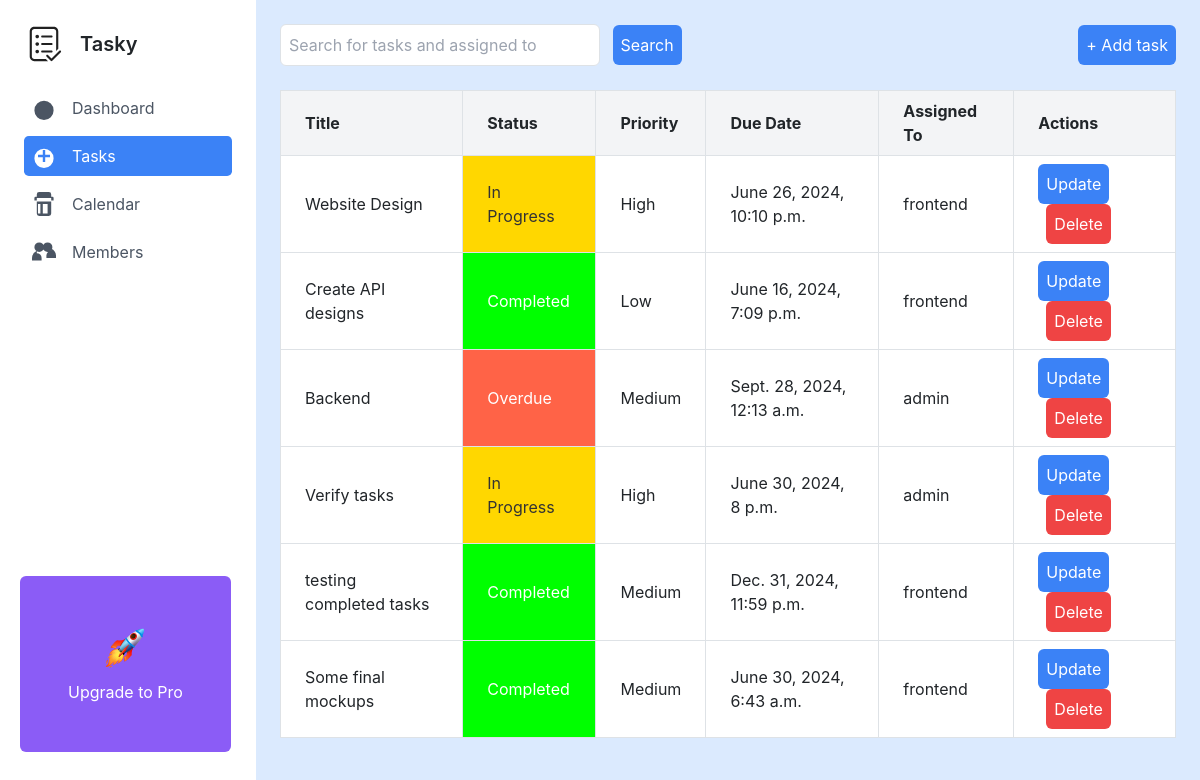
The page /dashboard/tasks (signed in) on the database as committed earlier.
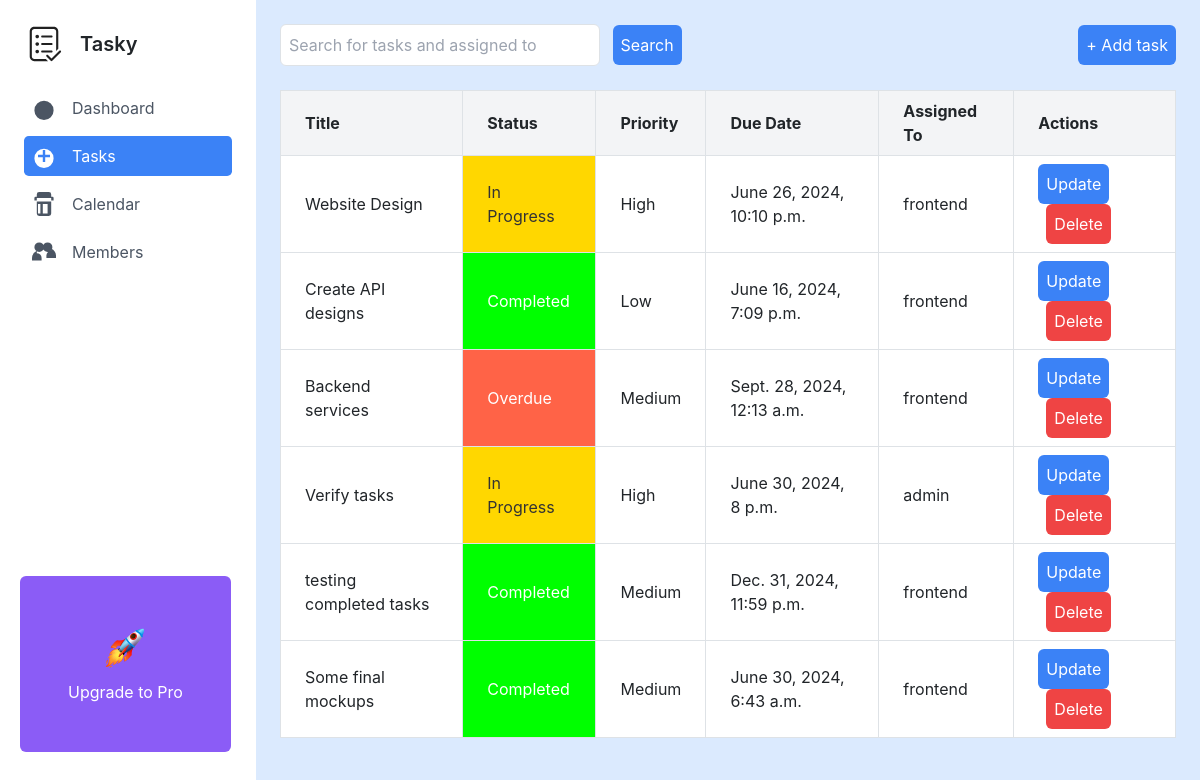
The same page on the database as committed later.
### dashboard/models.py (models this page shows, shortened)
class Task(models.Model):
    STATUS_CHOICES = [
        ('In Progress', 'In Progress'),
        ('Completed', 'Completed'),
        ('Overdue', 'Overdue'),
    ]
    PRIORITY_CHOICES = [
        ('Low', 'Low'),
        ('Medium', 'Medium'),
        ('High', 'High'),
    ]
    title = models.CharField(max_length=255)
    description = models.TextField()
    status = models.CharField(max_length=20, choices=STATUS_CHOICES)
    priority = models.CharField(max_length=20, choices=PRIORITY_CHOICES)
    due_date = models.DateTimeField()
    category = models.CharField(max_length=100)
    assigned_to = models.ForeignKey(User, on_delete=models.CASCADE)

### templates/tasks/views.py (the view)
# urls.py: path('tasks', task_list, name='tasks'),
@login_required
def task_list(request):
    tasks = Task.objects.all()
    users = User.objects.all()
    query = request.GET.get('q')
    if query:
        tasks = tasks.filter(
            Q(title__icontains=query) |
            Q(assigned_to__username=query)
        )
    context = {
        'tasks': tasks,
        'users': users,
    }
    return render(request, 'tasks/index.html', context)

### templates/tasks/index.html (shortened to what this page needs)
<!DOCTYPE html>
<html lang="en">
<head>
    <link href="https://cdn.jsdelivr.net/npm/tailwindcss@2.2.19/dist/tailwind.min.css" rel="stylesheet">
    <link href="https://stackpath.bootstrapcdn.com/bootstrap/4.5.2/css/bootstrap.min.css" rel="stylesheet">
</head>
<body class="bg-blue-100">
    <div class="flex flex-col md:flex-row min-h-screen">
        {% include 'includes/sidebar.html' %}
        <main class="flex-1 p-6">
            <header class="flex items-center justify-between mb-6">
                <div class="flex items-center">
                    <form action="{% url 'tasks' %}" method="GET">
                        <input type="text" name="q" id="q" placeholder="Search for tasks and assigned to" class="w-80 p-2 border rounded-md" value="{{ request.GET.q }}">
                        <button type="submit" class="ml-2 p-2 bg-blue-500 text-white rounded-md">Search</button>
                    </form>
                </div>
                <div class="flex items-center">
                    <button id="addTaskBtn" class="ml-6 p-2 bg-blue-500 text-white rounded-md">+ Add task</button>
                </div>
            </header>
            <table class="table-auto bg-white w-full border-collapse border border-gray-300">
                <thead>
                    <tr class="bg-gray-100">
                        <th class="border border-gray-300 px-4 py-2">Title</th>
                        <th class="border border-gray-300 px-4 py-2">Status</th>
                        <th class="border border-gray-300 px-4 py-2">Priority</th>
                        <th class="border border-gray-300 px-4 py-2">Due Date</th>
                        <th class="border border-gray-300 px-4 py-2">Assigned To</th>
                        <th class="border border-gray-300 px-4 py-2">Actions</th>
                    </tr>
                </thead>
                <tbody>
                    {% for task in tasks %}
                    <tr class="task-row">
                        <td class="task-title border border-gray-300 px-4 py-2">{{ task.title }}</td>
                        <td class="border border-gray-300 px-4 py-2 {% if task.status == 'In Progress' %} status-in-progress
                            {% elif task.status == 'Completed' %} status-completed
                            {% elif task.status == 'Overdue' %} status-overdue
                            {% endif %}">
                            {{ task.status }}
                        </td>
                        <td class="border border-gray-300 px-4 py-2">{{ task.priority }}</td>
                        <td class="border border-gray-300 px-4 py-2">{{ task.due_date }}</td>
                        <td class="assigned-to border border-gray-300 px-4 py-2">{{ task.assigned_to }}</td>
                        <td class="border border-gray-300 px-4 py-2">
                            <button class="p-2 bg-blue-500 text-white rounded-md" data-toggle="modal" data-target="#updateTaskModal{{ task.id }}">Update</button>
                            <button class="p-2 bg-red-500 text-white rounded-md ml-2" data-toggle="modal" data-target="#deleteTaskModal{{ task.id }}">Delete</button>
                        </td>
                    </tr>
                    {% endfor %}
                </tbody>
            </table>
        </main>
    </div>
</body>
</html>

Rows that differ between the two databases and show on the page:
changed Task "Overdue": title "Backend" → "Backend services"; assigned_to "admin" → "frontend"
